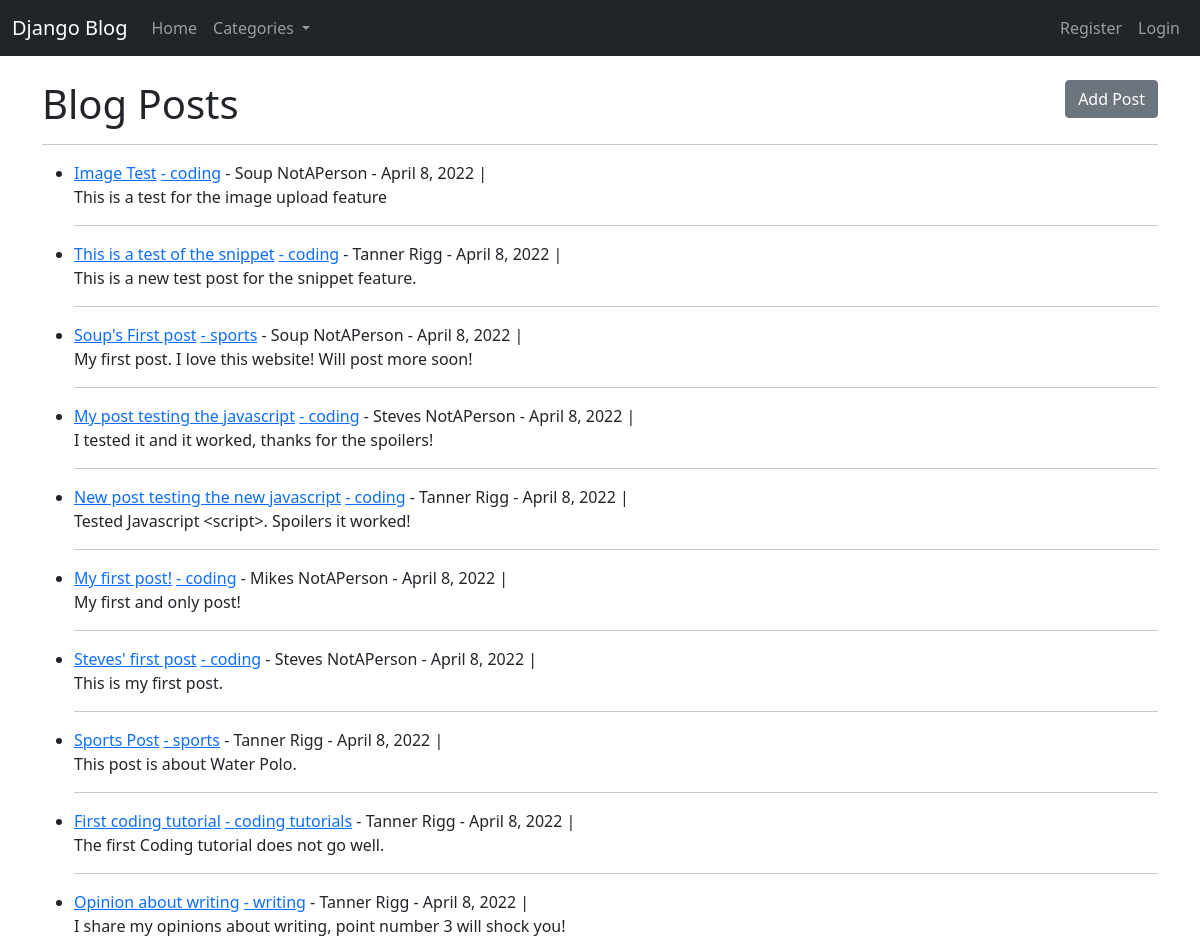
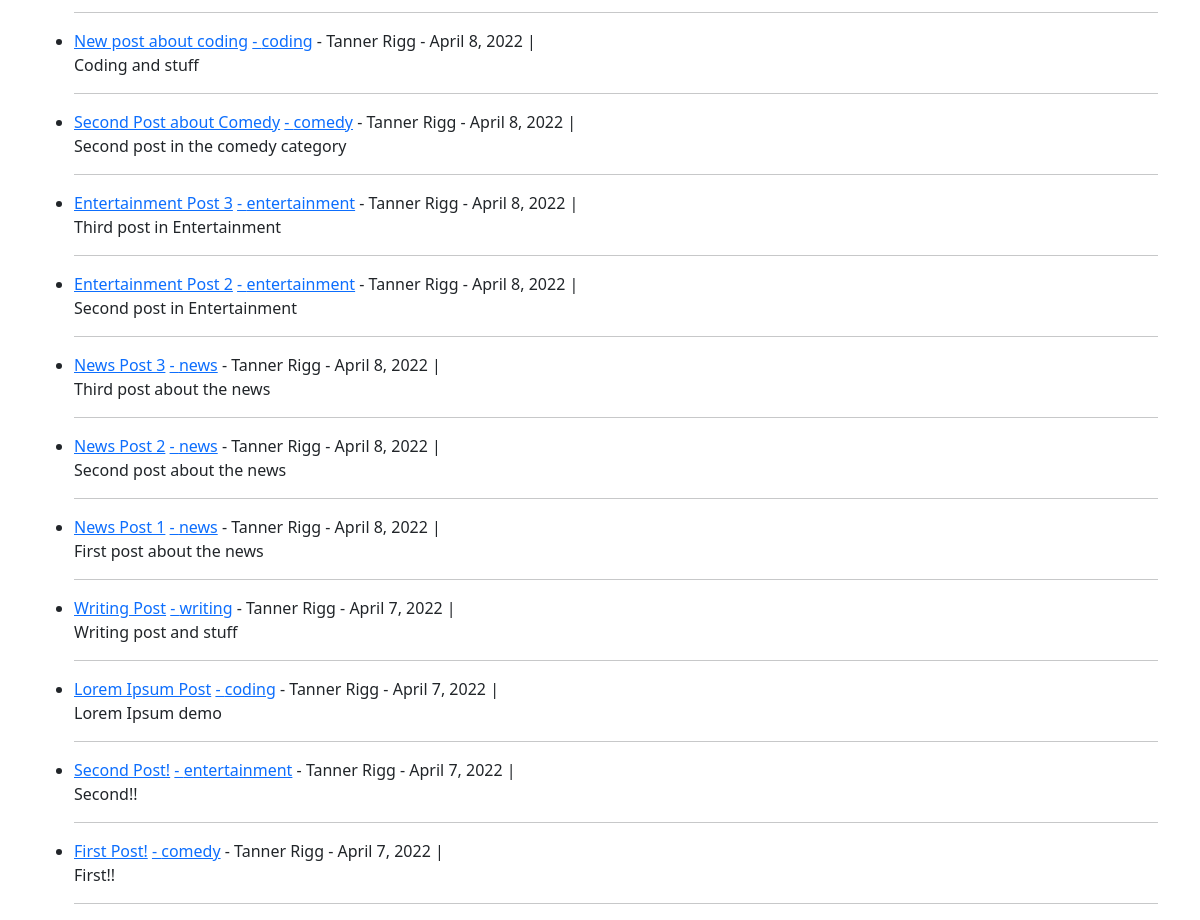
The page / on the database its author committed (2 pictures, top to bottom).
### theblog/models.py (models this page shows, shortened)
class Post(models.Model):
    title = models.CharField(max_length=255)
    header_image = models.ImageField(null=True, blank=True, upload_to='images/')
    author = models.ForeignKey(User, on_delete=models.CASCADE)
    body = RichTextField(blank='True', null=True)
    post_date = models.DateField(auto_now_add=True)
    category = models.CharField(max_length=255, default='unspecified')
    likes = models.ManyToManyField(User, related_name='blog_posts')
    snippet = models.CharField(max_length=255,)

### theblog/views.py (the view)
# urls.py: path('', HomeView.as_view(), name= "home"),
class HomeView(ListView):
    model = Post
    template_name = 'home.html'
    ordering = ['-id']
    def get_context_data(self, *args, **kwargs):
        cat_menu = Category.objects.all().order_by('name')
        context = super(HomeView, self).get_context_data(*args, **kwargs)
        context["cat_menu"] = cat_menu
        return context

### theblog/models.py (called while the page is built)
    def __str__(self):
        return self.name

### theblog/templates/home.html
{% extends 'base.html' %}
{% block content %}
<h1>Blog Posts<a href="{% url 'add_post' %}" class="btn btn-secondary" style="float: right;"> Add Post </a></h1><hr>
<ul>
{% for post in object_list %}
    <li><a href="{% url 'article-detail' post.pk %}">{{ post.title }}</a>
       <a href="{% url 'category' post.category|slugify %}">- {{ post.category }}</a>
        - {{ post.author.first_name }} {{ post.author.last_name }}
        - {{ post.post_date }} |
    {% if user.is_authenticated %}
        {% if user.id == post.author.id %}
            <small>
                <a href="{% url 'update_post' post.pk %}">[Edit]</a>
                <a href="{% url 'delete_post' post.pk %}">[Delete]</a>
            </small><br>
        {% else %}
            <br>
        {% endif %}
    {% else %}
        <br>
    {% endif %}
    {{ post.snippet }}
    </li>
    <hr>
{% endfor%}
</ul>
{% endblock %}

### rows shown on the page
Post: title "Image Test", category "coding", author.first_name "Soup", author.last_name "NotAPerson", post_date "April 8, 2022", snippet "This is a test for the image upload feature"
Post: title "This is a test of the snippet", category "coding", author.first_name "Tanner", author.last_name "Rigg", post_date "April 8, 2022", snippet "This is a new test post for the snippet feature."
Post: title "Soup's First post", category "sports", author.first_name "Soup", author.last_name "NotAPerson", post_date "April 8, 2022", snippet "My first post. I love this website! Will post more soon!"
Post: title "My post testing the javascript", category "coding", author.first_name "Steves", author.last_name "NotAPerson", post_date "April 8, 2022", snippet "I tested it and it worked, thanks for the spoilers!"
Post: title "New post testing the new javascript", category "coding", author.first_name "Tanner", author.last_name "Rigg", post_date "April 8, 2022", snippet "Tested Javascript <script>. Spoilers it worked!"
Post: title "My first post!", category "coding", author.first_name "Mikes", author.last_name "NotAPerson", post_date "April 8, 2022", snippet "My first and only post!"
Post: title "Steves' first post", category "coding", author.first_name "Steves", author.last_name "NotAPerson", post_date "April 8, 2022", snippet "This is my first post."
Post: title "Sports Post", category "sports", author.first_name "Tanner", author.last_name "Rigg", post_date "April 8, 2022", snippet "This post is about Water Polo."
Post: title "First coding tutorial", category "coding tutorials", author.first_name "Tanner", author.last_name "Rigg", post_date "April 8, 2022", snippet "The first Coding tutorial does not go well."
Post: title "Opinion about writing", category "writing", author.first_name "Tanner", author.last_name "Rigg", post_date "April 8, 2022", snippet "I share my opinions about writing, point number 3 will shock you!"
Post: title "New post about coding", category "coding", author.first_name "Tanner", author.last_name "Rigg", post_date "April 8, 2022", snippet "Coding and stuff"
Post: title "Second Post about Comedy", category "comedy", author.first_name "Tanner", author.last_name "Rigg", post_date "April 8, 2022", snippet "Second post in the comedy category"
Post: title "Entertainment Post 3", category "entertainment", author.first_name "Tanner", author.last_name "Rigg", post_date "April 8, 2022", snippet "Third post in Entertainment"
Post: title "Entertainment Post 2", category "entertainment", author.first_name "Tanner", author.last_name "Rigg", post_date "April 8, 2022", snippet "Second post in Entertainment"
Post: title "News Post 3", category "news", author.first_name "Tanner", author.last_name "Rigg", post_date "April 8, 2022", snippet "Third post about the news"
Post: title "News Post 2", category "news", author.first_name "Tanner", author.last_name "Rigg", post_date "April 8, 2022", snippet "Second post about the news"
Post: title "News Post 1", category "news", author.first_name "Tanner", author.last_name "Rigg", post_date "April 8, 2022", snippet "First post about the news"
Post: title "Writing Post", category "writing", author.first_name "Tanner", author.last_name "Rigg", post_date "April 7, 2022", snippet "Writing post and stuff"
Post: title "Lorem Ipsum Post", category "coding", author.first_name "Tanner", author.last_name "Rigg", post_date "April 7, 2022", snippet "Lorem Ipsum demo"
Post: title "Second Post!", category "entertainment", author.first_name "Tanner", author.last_name "Rigg", post_date "April 7, 2022", snippet "Second!!"
Post: title "First Post!", category "comedy", author.first_name "Tanner", author.last_name "Rigg", post_date "April 7, 2022", snippet "First!!"
